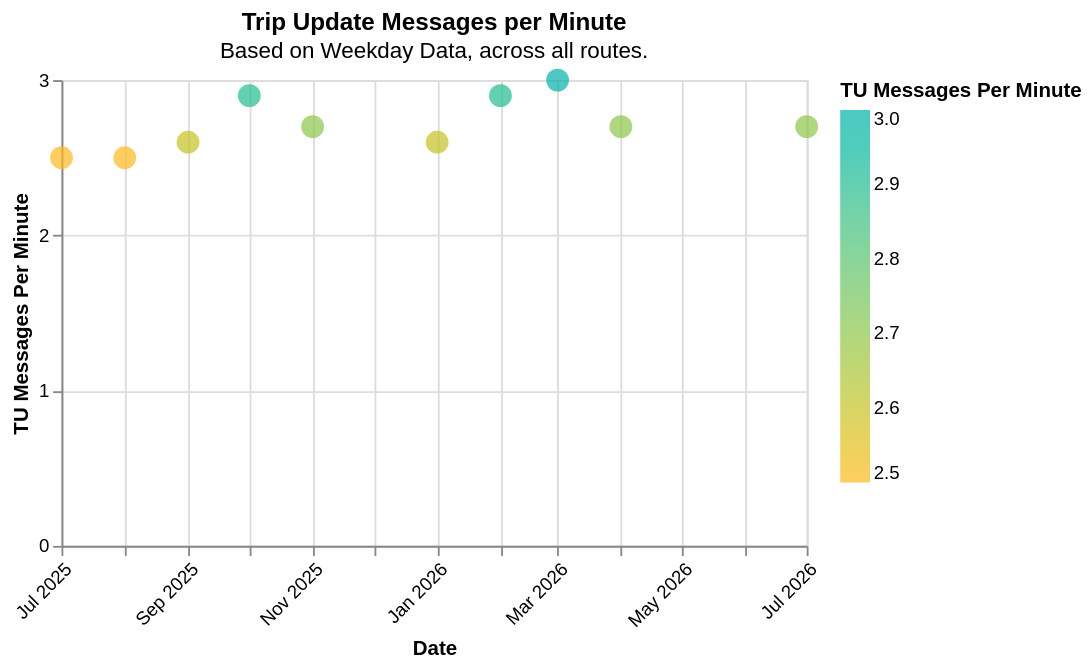
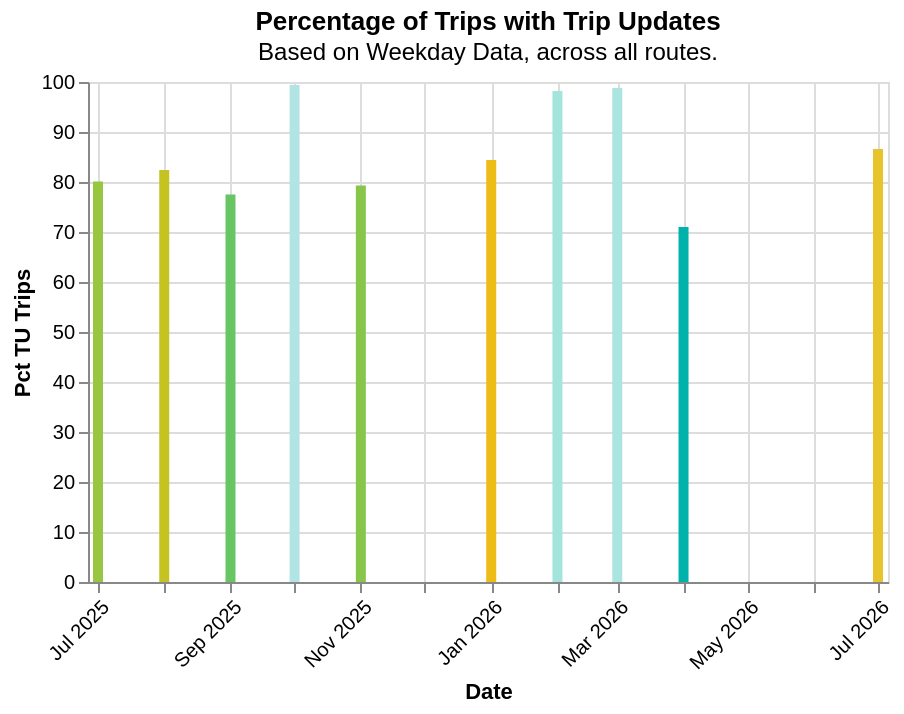

Notebook source saved alongside these figures, in order:
### Markdown cell above
## Trip Update Overview

### Code cell
try:
    display(utils.create_tu_minute(operator_df))
    display(utils.create_tu_pct(operator_df))
except:
    display(Markdown(f"""{analysis_name} doesn't have trip update information."""))

### Figure 1 — Vega-Lite specification as saved in the notebook (floating-point values rounded to 4 significant figures)
{"config": {"view": {"continuousWidth": 300, "continuousHeight": 300}}, "data": {"name": "data-d69424a2b4e612a2c248a8e01594fb0e"}, "mark": {"type": "circle", "size": 150}, "encoding": {"color": {"field": "TU Messages Per Minute", "scale": {"range": ["#ffb81c", "#00b2a9"]}, "title": "TU Messages Per Minute", "type": "quantitative"}, "tooltip": [{"field": "Date", "type": "temporal"}, {"field": "TU Messages Per Minute", "type": "quantitative"}], "x": {"axis": {"format": "%b %Y", "labelAngle": -45}, "field": "Date", "title": "Date", "type": "temporal"}, "y": {"axis": {"values": [0, 1, 2, 3]}, "field": "TU Messages Per Minute", "scale": {"domain": [0, 3], "nice": false}, "title": "TU Messages Per Minute", "type": "quantitative"}}, "height": 250, "title": {"text": ["Trip Update Messages per Minute"], "subtitle": ["Based on Weekday Data, across all routes."]}, "width": 400, "$schema": "https://vega.github.io/schema/vega-lite/v6.1.0.json", "datasets": {"data-d69424a2b4e612a2c248a8e01594fb0e": [{"Date": "2025-09-01T00:00:00", "Analysis Name": "Alameda-Contra Costa Transit District", "Caltrans District": "04-Bay Area / Oakland", "VP Name": "Bay Area 511 Dumbarton Express VehiclePositions", "TU Name": "Bay Area 511 Dumbarton Express TripUpdates", "N Trips": 740, "Day Type": "Weekday", "Daily Trips": 74.0, "Ttl Service Hours": 639.0, "N Routes": 2, "N Days": 10, "N Shapes": 6, "N Stops": 72, "Daily Arrivals": 1548.0, "VP Messages Per Minute": 2.9, "N VP Trips": 516, "Daily VP Trips": 51.6, "Pct VP Trips": 69.7, "TU Messages Per Minute": 2.6, "N TU Trips": 574, "Daily TU Trips": 57.4, "Pct TU Trips": 77.5}, {"Date": "2026-07-01T00:00:00", "Analysis Name": "Alameda-Contra Costa Transit District", "Caltrans District": "04-Bay Area / Oakland", "VP Name": "Bay Area 511 Dumbarton Express VehiclePositions", "TU Name": "Bay Area 511 Dumbarton Express TripUpdates", "N Trips": 1584, "Day Type": "Weekday", "Daily Trips": 72.0, "Ttl Service Hours": 1419.0, "N Routes": 2, "N Days": 22, "N Shapes": 6, "N Stops": 72, "Daily Arrivals": 1468.0, "VP Messages Per Minute": 2.9, "N VP Trips": 1255, "Daily VP Trips": 57.0, "Pct VP Trips": 79.2, "TU Messages Per Minute": 2.7, "N TU Trips": 1372, "Daily TU Trips": 62.4, "Pct TU Trips": 86.6}, {"Date": "2026-06-01T00:00:00", "Analysis Name": "Alameda-Contra Costa Transit District", "Caltrans District": "04-Bay Area / Oakland", "VP Name": null, "TU Name": null, "N Trips": 60332, "Day Type": "Weekday", "Daily Trips": 4022.0, "Ttl Service Hours": 49710.0, "N Routes": 97, "N Days": 15, "N Shapes": 250, "N Stops": 4432, "Daily Arrivals": 184900.0, "VP Messages Per Minute": null, "N VP Trips": 0, "Daily VP Trips": 0.0, "Pct VP Trips": null, "TU Messages Per Minute": null, "N TU Trips": 0, "Daily TU Trips": 0.0, "Pct TU Trips": null}, {"Date": "2026-01-01T00:00:00", "Analysis Name": "Alameda-Contra Costa Transit District", "Caltrans District": "04-Bay Area / Oakland", "VP Name": "Bay Area 511 Dumbarton Express VehiclePositions", "TU Name": "Bay Area 511 Dumbarton Express TripUpdates", "N Trips": 1512, "Day Type": "Weekday", "Daily Trips": 72.0, "Ttl Service Hours": 1354.0, "N Routes": 2, "N Days": 21, "N Shapes": 6, "N Stops": 72, "Daily Arrivals": 1468.0, "VP Messages Per Minute": 2.9, "N VP Trips": 1178, "Daily VP Trips": 56.1, "Pct VP Trips": 77.9, "TU Messages Per Minute": 2.6, "N TU Trips": 1276, "Daily TU Trips": 60.8, "Pct TU Trips": 84.4}, {"Date": "2026-03-01T00:00:00", "Analysis Name": "Alameda-Contra Costa Transit District", "Caltrans District": "04-Bay Area / Oakland", "VP Name": "Bay Area 511 AC Transit Vehicle Position", "TU Name": "Bay Area 511 AC Transit Trip Updates", "N Trips": 113012, "Day Type": "Weekday", "Daily Trips": 5137.0, "Ttl Service Hours": 92330.0, "N Routes": 123, "N Days": 22, "N Shapes": 311, "N Stops": 4691, "Daily Arrivals": 234200.0, "VP Messages Per Minute": 3.0, "N VP Trips": 107374, "Daily VP Trips": 4881.0, "Pct VP Trips": 95.0, "TU Messages Per Minute": 3.0, "N TU Trips": 111646, "Daily TU Trips": 5075.0, "Pct TU Trips": 98.8}, {"Date": "2025-07-01T00:00:00", "Analysis Name": "Alameda-Contra Costa Transit District", "Caltrans District": "04-Bay Area / Oakland", "VP Name": "Bay Area 511 Dumbarton Express VehiclePositions", "TU Name": "Bay Area 511 Dumbarton Express TripUpdates", "N Trips": 1628, "Day Type": "Weekday", "Daily Trips": 74.0, "Ttl Service Hours": 1406.0, "N Routes": 2, "N Days": 22, "N Shapes": 6, "N Stops": 72, "Daily Arrivals": 1548.0, "VP Messages Per Minute": 2.8, "N VP Trips": 1192, "Daily VP Trips": 54.2, "Pct VP Trips": 73.2, "TU Messages Per Minute": 2.5, "N TU Trips": 1304, "Daily TU Trips": 59.3, "Pct TU Trips": 80.1}, {"Date": "2025-11-01T00:00:00", "Analysis Name": "Alameda-Contra Costa Transit District", "Caltrans District": "04-Bay Area / Oakland", "VP Name": "Bay Area 511 Dumbarton Express VehiclePositions", "TU Name": "Bay Area 511 Dumbarton Express TripUpdates", "N Trips": 1368, "Day Type": "Weekday", "Daily Trips": 72.0, "Ttl Service Hours": 1225.0, "N Routes": 2, "N Days": 19, "N Shapes": 6, "N Stops": 72, "Daily Arrivals": 1468.0, "VP Messages Per Minute": 2.9, "N VP Trips": 982, "Daily VP Trips": 51.7, "Pct VP Trips": 71.8, "TU Messages Per Minute": 2.7, "N TU Trips": 1085, "Daily TU Trips": 57.1, "Pct TU Trips": 79.3}, {"Date": "2025-12-01T00:00:00", "Analysis Name": "Alameda-Contra Costa Transit District", "Caltrans District": "04-Bay Area / Oakland", "VP Name": null, "TU Name": null, "N Trips": 0, "Day Type": "Weekday", "Daily Trips": 0.0, "Ttl Service Hours": 0.0, "N Routes": 0, "N Days": 1, "N Shapes": 0, "N Stops": 0, "Daily Arrivals": 0.0, "VP Messages Per Minute": null, "N VP Trips": 0, "Daily VP Trips": 0.0, "Pct VP Trips": null, "TU Messages Per Minute": null, "N TU Trips": 0, "Daily TU Trips": 0.0, "Pct TU Trips": null}, {"Date": "2025-10-01T00:00:00", "Analysis Name": "Alameda-Contra Costa Transit District", "Caltrans District": "04-Bay Area / Oakland", "VP Name": "Bay Area 511 AC Transit Vehicle Position", "TU Name": "Bay Area 511 AC Transit Trip Updates", "N Trips": 117794, "Day Type": "Weekday", "Daily Trips": 5122.0, "Ttl Service Hours": 95050.0, "N Routes": 123, "N Days": 23, "N Shapes": 301, "N Stops": 4704, "Daily Arrivals": 234500.0, "VP Messages Per Minute": 3.0, "N VP Trips": 114837, "Daily VP Trips": 4993.0, "Pct VP Trips": 97.5, "TU Messages Per Minute": 2.9, "N TU Trips": 117030, "Daily TU Trips": 5088.0, "Pct TU Trips": 99.4}, {"Date": "2026-04-01T00:00:00", "Analysis Name": "Alameda-Contra Costa Transit District", "Caltrans District": "04-Bay Area / Oakland", "VP Name": "Bay Area 511 Dumbarton Express VehiclePositions", "TU Name": "Bay Area 511 Dumbarton Express TripUpdates", "N Trips": 1584, "Day Type": "Weekday", "Daily Trips": 72.0, "Ttl Service Hours": 1419.0, "N Routes": 2, "N Days": 22, "N Shapes": 6, "N Stops": 72, "Daily Arrivals": 1468.0, "VP Messages Per Minute": 2.9, "N VP Trips": 1015, "Daily VP Trips": 46.1, "Pct VP Trips": 64.1, "TU Messages Per Minute": 2.7, "N TU Trips": 1124, "Daily TU Trips": 51.1, "Pct TU Trips": 71.0}, {"Date": "2025-08-01T00:00:00", "Analysis Name": "Alameda-Contra Costa Transit District", "Caltrans District": "04-Bay Area / Oakland", "VP Name": "Bay Area 511 Dumbarton Express VehiclePositions", "TU Name": "Bay Area 511 Dumbarton Express TripUpdates", "N Trips": 1554, "Day Type": "Weekday", "Daily Trips": 74.0, "Ttl Service Hours": 1342.0, "N Routes": 2, "N Days": 21, "N Shapes": 6, "N Stops": 72, "Daily Arrivals": 1548.0, "VP Messages Per Minute": 2.8, "N VP Trips": 1160, "Daily VP Trips": 55.2, "Pct VP Trips": 74.6, "TU Messages Per Minute": 2.5, "N TU Trips": 1281, "Daily TU Trips": 61.0, "Pct TU Trips": 82.4}, {"Date": "2026-05-01T00:00:00", "Analysis Name": "Alameda-Contra Costa Transit District", "Caltrans District": "04-Bay Area / Oakland", "VP Name": null, "TU Name": null, "N Trips": 15381, "Day Type": "Weekday", "Daily Trips": 5127.0, "Ttl Service Hours": 12570.0, "N Routes": 123, "N Days": 3, "N Shapes": 312, "N Stops": 4694, "Daily Arrivals": 234200.0, "VP Messages Per Minute": null, "N VP Trips": 0, "Daily VP Trips": 0.0, "Pct VP Trips": null, "TU Messages Per Minute": null, "N TU Trips": 0, "Daily TU Trips": 0.0, "Pct TU Trips": null}, {"Date": "2026-02-01T00:00:00", "Analysis Name": "Alameda-Contra Costa Transit District", "Caltrans District": "04-Bay Area / Oakland", "VP Name": "Bay Area 511 AC Transit Vehicle Position", "TU Name": "Bay Area 511 AC Transit Trip Updates", "N Trips": 101589, "Day Type": "Weekday", "Daily Trips": 5079.0, "Ttl Service Hours": 82820.0, "N Routes": 123, "N Days": 20, "N Shapes": 311, "N Stops": 4691, "Daily Arrivals": 231900.0, "VP Messages Per Minute": 3.0, "N VP Trips": 97161, "Daily VP Trips": 4858.0, "Pct VP Trips": 95.7, "TU Messages Per Minute": 2.9, "N TU Trips": 99745, "Daily TU Trips": 4987.0, "Pct TU Trips": 98.2}]}}

### Figure 2 — Vega-Lite specification as saved in the notebook (floating-point values rounded to 4 significant figures)
{"config": {"view": {"continuousWidth": 300, "continuousHeight": 300}}, "data": {"name": "data-d69424a2b4e612a2c248a8e01594fb0e"}, "mark": {"type": "bar"}, "encoding": {"color": {"field": "Pct TU Trips", "legend": null, "scale": {"range": ["#00b2a9", "#ffb81c", "#b1e4e3"]}, "title": "Pct TU Trips", "type": "quantitative"}, "tooltip": [{"field": "Date", "type": "temporal"}, {"field": "Pct TU Trips", "type": "quantitative"}], "x": {"axis": {"format": "%b %Y", "labelAngle": -45}, "field": "Date", "title": "Date", "type": "temporal"}, "y": {"axis": {"values": [0, 10, 20, 30, 40, 50, 60, 70, 80, 90, 100]}, "field": "Pct TU Trips", "scale": {"domain": [0, 100], "nice": false}, "title": "Pct TU Trips", "type": "quantitative"}}, "height": 250, "title": {"text": ["Percentage of Trips with Trip Updates"], "subtitle": ["Based on Weekday Data, across all routes."]}, "width": 400, "$schema": "https://vega.github.io/schema/vega-lite/v6.1.0.json", "datasets": {"data-d69424a2b4e612a2c248a8e01594fb0e": [{"Date": "2025-09-01T00:00:00", "Analysis Name": "Alameda-Contra Costa Transit District", "Caltrans District": "04-Bay Area / Oakland", "VP Name": "Bay Area 511 Dumbarton Express VehiclePositions", "TU Name": "Bay Area 511 Dumbarton Express TripUpdates", "N Trips": 740, "Day Type": "Weekday", "Daily Trips": 74.0, "Ttl Service Hours": 639.0, "N Routes": 2, "N Days": 10, "N Shapes": 6, "N Stops": 72, "Daily Arrivals": 1548.0, "VP Messages Per Minute": 2.9, "N VP Trips": 516, "Daily VP Trips": 51.6, "Pct VP Trips": 69.7, "TU Messages Per Minute": 2.6, "N TU Trips": 574, "Daily TU Trips": 57.4, "Pct TU Trips": 77.5}, {"Date": "2026-07-01T00:00:00", "Analysis Name": "Alameda-Contra Costa Transit District", "Caltrans District": "04-Bay Area / Oakland", "VP Name": "Bay Area 511 Dumbarton Express VehiclePositions", "TU Name": "Bay Area 511 Dumbarton Express TripUpdates", "N Trips": 1584, "Day Type": "Weekday", "Daily Trips": 72.0, "Ttl Service Hours": 1419.0, "N Routes": 2, "N Days": 22, "N Shapes": 6, "N Stops": 72, "Daily Arrivals": 1468.0, "VP Messages Per Minute": 2.9, "N VP Trips": 1255, "Daily VP Trips": 57.0, "Pct VP Trips": 79.2, "TU Messages Per Minute": 2.7, "N TU Trips": 1372, "Daily TU Trips": 62.4, "Pct TU Trips": 86.6}, {"Date": "2026-06-01T00:00:00", "Analysis Name": "Alameda-Contra Costa Transit District", "Caltrans District": "04-Bay Area / Oakland", "VP Name": null, "TU Name": null, "N Trips": 60332, "Day Type": "Weekday", "Daily Trips": 4022.0, "Ttl Service Hours": 49710.0, "N Routes": 97, "N Days": 15, "N Shapes": 250, "N Stops": 4432, "Daily Arrivals": 184900.0, "VP Messages Per Minute": null, "N VP Trips": 0, "Daily VP Trips": 0.0, "Pct VP Trips": null, "TU Messages Per Minute": null, "N TU Trips": 0, "Daily TU Trips": 0.0, "Pct TU Trips": null}, {"Date": "2026-01-01T00:00:00", "Analysis Name": "Alameda-Contra Costa Transit District", "Caltrans District": "04-Bay Area / Oakland", "VP Name": "Bay Area 511 Dumbarton Express VehiclePositions", "TU Name": "Bay Area 511 Dumbarton Express TripUpdates", "N Trips": 1512, "Day Type": "Weekday", "Daily Trips": 72.0, "Ttl Service Hours": 1354.0, "N Routes": 2, "N Days": 21, "N Shapes": 6, "N Stops": 72, "Daily Arrivals": 1468.0, "VP Messages Per Minute": 2.9, "N VP Trips": 1178, "Daily VP Trips": 56.1, "Pct VP Trips": 77.9, "TU Messages Per Minute": 2.6, "N TU Trips": 1276, "Daily TU Trips": 60.8, "Pct TU Trips": 84.4}, {"Date": "2026-03-01T00:00:00", "Analysis Name": "Alameda-Contra Costa Transit District", "Caltrans District": "04-Bay Area / Oakland", "VP Name": "Bay Area 511 AC Transit Vehicle Position", "TU Name": "Bay Area 511 AC Transit Trip Updates", "N Trips": 113012, "Day Type": "Weekday", "Daily Trips": 5137.0, "Ttl Service Hours": 92330.0, "N Routes": 123, "N Days": 22, "N Shapes": 311, "N Stops": 4691, "Daily Arrivals": 234200.0, "VP Messages Per Minute": 3.0, "N VP Trips": 107374, "Daily VP Trips": 4881.0, "Pct VP Trips": 95.0, "TU Messages Per Minute": 3.0, "N TU Trips": 111646, "Daily TU Trips": 5075.0, "Pct TU Trips": 98.8}, {"Date": "2025-07-01T00:00:00", "Analysis Name": "Alameda-Contra Costa Transit District", "Caltrans District": "04-Bay Area / Oakland", "VP Name": "Bay Area 511 Dumbarton Express VehiclePositions", "TU Name": "Bay Area 511 Dumbarton Express TripUpdates", "N Trips": 1628, "Day Type": "Weekday", "Daily Trips": 74.0, "Ttl Service Hours": 1406.0, "N Routes": 2, "N Days": 22, "N Shapes": 6, "N Stops": 72, "Daily Arrivals": 1548.0, "VP Messages Per Minute": 2.8, "N VP Trips": 1192, "Daily VP Trips": 54.2, "Pct VP Trips": 73.2, "TU Messages Per Minute": 2.5, "N TU Trips": 1304, "Daily TU Trips": 59.3, "Pct TU Trips": 80.1}, {"Date": "2025-11-01T00:00:00", "Analysis Name": "Alameda-Contra Costa Transit District", "Caltrans District": "04-Bay Area / Oakland", "VP Name": "Bay Area 511 Dumbarton Express VehiclePositions", "TU Name": "Bay Area 511 Dumbarton Express TripUpdates", "N Trips": 1368, "Day Type": "Weekday", "Daily Trips": 72.0, "Ttl Service Hours": 1225.0, "N Routes": 2, "N Days": 19, "N Shapes": 6, "N Stops": 72, "Daily Arrivals": 1468.0, "VP Messages Per Minute": 2.9, "N VP Trips": 982, "Daily VP Trips": 51.7, "Pct VP Trips": 71.8, "TU Messages Per Minute": 2.7, "N TU Trips": 1085, "Daily TU Trips": 57.1, "Pct TU Trips": 79.3}, {"Date": "2025-12-01T00:00:00", "Analysis Name": "Alameda-Contra Costa Transit District", "Caltrans District": "04-Bay Area / Oakland", "VP Name": null, "TU Name": null, "N Trips": 0, "Day Type": "Weekday", "Daily Trips": 0.0, "Ttl Service Hours": 0.0, "N Routes": 0, "N Days": 1, "N Shapes": 0, "N Stops": 0, "Daily Arrivals": 0.0, "VP Messages Per Minute": null, "N VP Trips": 0, "Daily VP Trips": 0.0, "Pct VP Trips": null, "TU Messages Per Minute": null, "N TU Trips": 0, "Daily TU Trips": 0.0, "Pct TU Trips": null}, {"Date": "2025-10-01T00:00:00", "Analysis Name": "Alameda-Contra Costa Transit District", "Caltrans District": "04-Bay Area / Oakland", "VP Name": "Bay Area 511 AC Transit Vehicle Position", "TU Name": "Bay Area 511 AC Transit Trip Updates", "N Trips": 117794, "Day Type": "Weekday", "Daily Trips": 5122.0, "Ttl Service Hours": 95050.0, "N Routes": 123, "N Days": 23, "N Shapes": 301, "N Stops": 4704, "Daily Arrivals": 234500.0, "VP Messages Per Minute": 3.0, "N VP Trips": 114837, "Daily VP Trips": 4993.0, "Pct VP Trips": 97.5, "TU Messages Per Minute": 2.9, "N TU Trips": 117030, "Daily TU Trips": 5088.0, "Pct TU Trips": 99.4}, {"Date": "2026-04-01T00:00:00", "Analysis Name": "Alameda-Contra Costa Transit District", "Caltrans District": "04-Bay Area / Oakland", "VP Name": "Bay Area 511 Dumbarton Express VehiclePositions", "TU Name": "Bay Area 511 Dumbarton Express TripUpdates", "N Trips": 1584, "Day Type": "Weekday", "Daily Trips": 72.0, "Ttl Service Hours": 1419.0, "N Routes": 2, "N Days": 22, "N Shapes": 6, "N Stops": 72, "Daily Arrivals": 1468.0, "VP Messages Per Minute": 2.9, "N VP Trips": 1015, "Daily VP Trips": 46.1, "Pct VP Trips": 64.1, "TU Messages Per Minute": 2.7, "N TU Trips": 1124, "Daily TU Trips": 51.1, "Pct TU Trips": 71.0}, {"Date": "2025-08-01T00:00:00", "Analysis Name": "Alameda-Contra Costa Transit District", "Caltrans District": "04-Bay Area / Oakland", "VP Name": "Bay Area 511 Dumbarton Express VehiclePositions", "TU Name": "Bay Area 511 Dumbarton Express TripUpdates", "N Trips": 1554, "Day Type": "Weekday", "Daily Trips": 74.0, "Ttl Service Hours": 1342.0, "N Routes": 2, "N Days": 21, "N Shapes": 6, "N Stops": 72, "Daily Arrivals": 1548.0, "VP Messages Per Minute": 2.8, "N VP Trips": 1160, "Daily VP Trips": 55.2, "Pct VP Trips": 74.6, "TU Messages Per Minute": 2.5, "N TU Trips": 1281, "Daily TU Trips": 61.0, "Pct TU Trips": 82.4}, {"Date": "2026-05-01T00:00:00", "Analysis Name": "Alameda-Contra Costa Transit District", "Caltrans District": "04-Bay Area / Oakland", "VP Name": null, "TU Name": null, "N Trips": 15381, "Day Type": "Weekday", "Daily Trips": 5127.0, "Ttl Service Hours": 12570.0, "N Routes": 123, "N Days": 3, "N Shapes": 312, "N Stops": 4694, "Daily Arrivals": 234200.0, "VP Messages Per Minute": null, "N VP Trips": 0, "Daily VP Trips": 0.0, "Pct VP Trips": null, "TU Messages Per Minute": null, "N TU Trips": 0, "Daily TU Trips": 0.0, "Pct TU Trips": null}, {"Date": "2026-02-01T00:00:00", "Analysis Name": "Alameda-Contra Costa Transit District", "Caltrans District": "04-Bay Area / Oakland", "VP Name": "Bay Area 511 AC Transit Vehicle Position", "TU Name": "Bay Area 511 AC Transit Trip Updates", "N Trips": 101589, "Day Type": "Weekday", "Daily Trips": 5079.0, "Ttl Service Hours": 82820.0, "N Routes": 123, "N Days": 20, "N Shapes": 311, "N Stops": 4691, "Daily Arrivals": 231900.0, "VP Messages Per Minute": 3.0, "N VP Trips": 97161, "Daily VP Trips": 4858.0, "Pct VP Trips": 95.7, "TU Messages Per Minute": 2.9, "N TU Trips": 99745, "Daily TU Trips": 4987.0, "Pct TU Trips": 98.2}]}}
